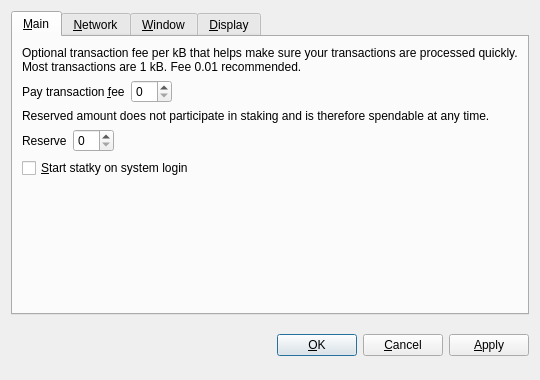
<?xml version="1.0" encoding="UTF-8"?>
<ui version="4.0">
 <class>OptionsDialog</class>
 <widget class="QDialog" name="OptionsDialog">
  <property name="geometry">
   <rect>
    <x>0</x>
    <y>0</y>
    <width>540</width>
    <height>380</height>
   </rect>
  </property>
  <property name="windowTitle">
   <string>Options</string>
  </property>
  <property name="modal">
   <bool>true</bool>
  </property>
  <layout class="QVBoxLayout" name="verticalLayout">
   <item>
    <widget class="QTabWidget" name="tabWidget">
     <property name="tabPosition">
      <enum>QTabWidget::North</enum>
     </property>
     <property name="currentIndex">
      <number>0</number>
     </property>
     <widget class="QWidget" name="tabMain">
      <attribute name="title">
       <string>&amp;Main</string>
      </attribute>
      <layout class="QVBoxLayout" name="verticalLayout_Main">
       <item>
        <widget class="QLabel" name="transactionFeeInfoLabel">
         <property name="text">
          <string>Optional transaction fee per kB that helps make sure your transactions are processed quickly. Most transactions are 1 kB. Fee 0.01 recommended.</string>
         </property>
         <property name="textFormat">
          <enum>Qt::PlainText</enum>
         </property>
         <property name="wordWrap">
          <bool>true</bool>
         </property>
        </widget>
       </item>
       <item>
        <layout class="QHBoxLayout" name="horizontalLayoutFee">
         <item>
          <widget class="QLabel" name="transactionFeeLabel">
           <property name="text">
            <string>Pay transaction &amp;fee</string>
           </property>
           <property name="textFormat">
            <enum>Qt::PlainText</enum>
           </property>
           <property name="buddy">
            <cstring>transactionFee</cstring>
           </property>
          </widget>
         </item>
         <item>
          <widget class="BitcoinAmountField" name="transactionFee"/>
         </item>
         <item>
          <spacer name="horizontalSpacerFee">
           <property name="orientation">
            <enum>Qt::Horizontal</enum>
           </property>
           <property name="sizeHint" stdset="0">
            <size>
             <width>40</width>
             <height>20</height>
            </size>
           </property>
          </spacer>
         </item>
        </layout>
       </item>
       <item>
        <widget class="QLabel" name="reserveBalanceInfoLabel">
         <property name="text">
          <string>Reserved amount does not participate in staking and is therefore spendable at any time.</string>
         </property>
         <property name="textFormat">
          <enum>Qt::PlainText</enum>
         </property>
         <property name="wordWrap">
          <bool>true</bool>
         </property>
        </widget>
       </item>
       <item>
        <layout class="QHBoxLayout" name="horizontalLayoutReserveBalance">
         <item>
          <widget class="QLabel" name="reserveBalanceLabel">
           <property name="text">
            <string>Reserve</string>
           </property>
           <property name="textFormat">
            <enum>Qt::PlainText</enum>
           </property>
           <property name="buddy">
            <cstring>reserveBalance</cstring>
           </property>
          </widget>
         </item>
         <item>
          <widget class="BitcoinAmountField" name="reserveBalance"/>
         </item>
         <item>
          <spacer name="horizontalSpacerReserveBalance">
           <property name="orientation">
            <enum>Qt::Horizontal</enum>
           </property>
           <property name="sizeHint" stdset="0">
            <size>
             <width>40</width>
             <height>20</height>
            </size>
           </property>
          </spacer>
         </item>
        </layout>
       </item>
       <item>
        <widget class="QCheckBox" name="bitcoinAtStartup">
         <property name="toolTip">
          <string>Automatically start statky after logging in to the system.</string>
         </property>
         <property name="text">
          <string>&amp;Start statky on system login</string>
         </property>
        </widget>
       </item>
       <item>
        <spacer name="verticalSpacer_Main">
         <property name="orientation">
          <enum>Qt::Vertical</enum>
         </property>
         <property name="sizeHint" stdset="0">
          <size>
           <width>20</width>
           <height>40</height>
          </size>
         </property>
        </spacer>
       </item>
      </layout>
     </widget>
     <widget class="QWidget" name="tabNetwork">
      <attribute name="title">
       <string>&amp;Network</string>
      </attribute>
      <layout class="QVBoxLayout" name="verticalLayout_Network">
       <item>
        <widget class="QCheckBox" name="mapPortUpnp">
         <property name="toolTip">
          <string>Automatically open the statky client port on the router. This only works when your router supports UPnP and it is enabled.</string>
         </property>
         <property name="text">
          <string>Map port using &amp;UPnP</string>
         </property>
        </widget>
       </item>
       <item>
        <widget class="QCheckBox" name="connectSocks">
         <property name="toolTip">
          <string>Connect to the statky network through a SOCKS5 proxy (e.g. when connecting through Tor).</string>
         </property>
         <property name="text">
          <string>&amp;Connect through SOCKS5 proxy:</string>
         </property>
        </widget>
       </item>
       <item>
        <layout class="QHBoxLayout" name="horizontalLayout_Network">
         <item>
          <widget class="QLabel" name="proxyIpLabel">
           <property name="text">
            <string>Proxy &amp;IP:</string>
           </property>
           <property name="textFormat">
            <enum>Qt::PlainText</enum>
           </property>
           <property name="buddy">
            <cstring>proxyIp</cstring>
           </property>
          </widget>
         </item>
         <item>
          <widget class="QValidatedLineEdit" name="proxyIp">
           <property name="maximumSize">
            <size>
             <width>140</width>
             <height>16777215</height>
            </size>
           </property>
           <property name="toolTip">
            <string>IP address of the proxy (e.g. 127.0.0.1)</string>
           </property>
          </widget>
         </item>
         <item>
          <widget class="QLabel" name="proxyPortLabel">
           <property name="text">
            <string>&amp;Port:</string>
           </property>
           <property name="textFormat">
            <enum>Qt::PlainText</enum>
           </property>
           <property name="buddy">
            <cstring>proxyPort</cstring>
           </property>
          </widget>
         </item>
         <item>
          <widget class="QLineEdit" name="proxyPort">
           <property name="maximumSize">
            <size>
             <width>55</width>
             <height>16777215</height>
            </size>
           </property>
           <property name="toolTip">
            <string>Port of the proxy (e.g. 9050)</string>
           </property>
          </widget>
         </item>
         <item>
          <spacer name="horizontalSpacer_Network">
           <property name="orientation">
            <enum>Qt::Horizontal</enum>
           </property>
           <property name="sizeHint" stdset="0">
            <size>
             <width>40</width>
             <height>20</height>
            </size>
           </property>
          </spacer>
         </item>
        </layout>
       </item>
       <item>
        <spacer name="verticalSpacer_Network">
         <property name="orientation">
          <enum>Qt::Vertical</enum>
         </property>
         <property name="sizeHint" stdset="0">
          <size>
           <width>20</width>
           <height>40</height>
          </size>
         </property>
        </spacer>
       </item>
      </layout>
     </widget>
     <widget class="QWidget" name="tabWindow">
      <attribute name="title">
       <string>&amp;Window</string>
      </attribute>
      <layout class="QVBoxLayout" name="verticalLayout_Window">
       <item>
        <widget class="QCheckBox" name="minimizeToTray">
         <property name="toolTip">
          <string>Show only a tray icon after minimizing the window.</string>
         </property>
         <property name="text">
          <string>&amp;Minimize to the tray instead of the taskbar</string>
         </property>
        </widget>
       </item>
       <item>
        <widget class="QCheckBox" name="minimizeOnClose">
         <property name="toolTip">
          <string>Minimize instead of exit the application when the window is closed. When this option is enabled, the application will be closed only after selecting Quit in the menu.</string>
         </property>
         <property name="text">
          <string>M&amp;inimize on close</string>
         </property>
        </widget>
       </item>
       <item>
        <spacer name="verticalSpacer_Window">
         <property name="orientation">
          <enum>Qt::Vertical</enum>
         </property>
         <property name="sizeHint" stdset="0">
          <size>
           <width>20</width>
           <height>40</height>
          </size>
         </property>
        </spacer>
       </item>
      </layout>
     </widget>
     <widget class="QWidget" name="tabDisplay">
      <attribute name="title">
       <string>&amp;Display</string>
      </attribute>
      <layout class="QVBoxLayout" name="verticalLayout_Display">
       <item>
        <layout class="QHBoxLayout" name="horizontalLayout_1_Display">
         <item>
          <widget class="QLabel" name="langLabel">
           <property name="text">
            <string>User Interface &amp;language:</string>
           </property>
           <property name="textFormat">
            <enum>Qt::PlainText</enum>
           </property>
           <property name="buddy">
            <cstring>lang</cstring>
           </property>
          </widget>
         </item>
         <item>
          <widget class="QValueComboBox" name="lang">
           <property name="toolTip">
            <string>The user interface language can be set here. This setting will take effect after restarting statky.</string>
           </property>
          </widget>
         </item>
        </layout>
       </item>
       <item>
        <layout class="QHBoxLayout" name="horizontalLayout_2_Display">
         <item>
          <widget class="QLabel" name="unitLabel">
           <property name="text">
            <string>&amp;Unit to show amounts in:</string>
           </property>
           <property name="textFormat">
            <enum>Qt::PlainText</enum>
           </property>
           <property name="buddy">
            <cstring>unit</cstring>
           </property>
          </widget>
         </item>
         <item>
          <widget class="QValueComboBox" name="unit">
           <property name="toolTip">
            <string>Choose the default subdivision unit to show in the interface and when sending coins.</string>
           </property>
          </widget>
         </item>
        </layout>
       </item>
       <item>
        <widget class="QCheckBox" name="coinControlFeatures">
         <property name="toolTip">
          <string>Whether to show coin control features or not.</string>
         </property>
         <property name="text">
          <string>Display coin &amp;control features (experts only!)</string>
         </property>
        </widget>
       </item>
       <item>
        <widget class="QCheckBox" name="useBlackTheme">
         <property name="text">
          <string>Use black visual theme (requires restart)</string>
         </property>
        </widget>
       </item>
       <item>
        <spacer name="verticalSpacer_Display">
         <property name="orientation">
          <enum>Qt::Vertical</enum>
         </property>
         <property name="sizeHint" stdset="0">
          <size>
           <width>20</width>
           <height>40</height>
          </size>
         </property>
        </spacer>
       </item>
      </layout>
     </widget>
    </widget>
   </item>
   <item>
    <layout class="QHBoxLayout" name="horizontalLayout_Buttons">
     <item>
      <spacer name="horizontalSpacer_1">
       <property name="orientation">
        <enum>Qt::Horizontal</enum>
       </property>
       <property name="sizeHint" stdset="0">
        <size>
         <width>40</width>
         <height>48</height>
        </size>
       </property>
      </spacer>
     </item>
     <item>
      <widget class="QLabel" name="statusLabel">
       <property name="font">
        <font>
         <weight>75</weight>
         <bold>true</bold>
        </font>
       </property>
       <property name="text">
        <string/>
       </property>
       <property name="textFormat">
        <enum>Qt::PlainText</enum>
       </property>
       <property name="wordWrap">
        <bool>true</bool>
       </property>
      </widget>
     </item>
     <item>
      <spacer name="horizontalSpacer_2">
       <property name="orientation">
        <enum>Qt::Horizontal</enum>
       </property>
       <property name="sizeHint" stdset="0">
        <size>
         <width>40</width>
         <height>48</height>
        </size>
       </property>
      </spacer>
     </item>
     <item>
      <widget class="QPushButton" name="okButton">
       <property name="text">
        <string>&amp;OK</string>
       </property>
      </widget>
     </item>
     <item>
      <widget class="QPushButton" name="cancelButton">
       <property name="text">
        <string>&amp;Cancel</string>
       </property>
       <property name="autoDefault">
        <bool>false</bool>
       </property>
      </widget>
     </item>
     <item>
      <widget class="QPushButton" name="applyButton">
       <property name="text">
        <string>&amp;Apply</string>
       </property>
       <property name="autoDefault">
        <bool>false</bool>
       </property>
      </widget>
     </item>
    </layout>
   </item>
  </layout>
 </widget>
 <customwidgets>
  <customwidget>
   <class>BitcoinAmountField</class>
   <extends>QSpinBox</extends>
   <header>bitcoinamountfield.h</header>
  </customwidget>
  <customwidget>
   <class>QValueComboBox</class>
   <extends>QComboBox</extends>
   <header>qvaluecombobox.h</header>
  </customwidget>
  <customwidget>
   <class>QValidatedLineEdit</class>
   <extends>QLineEdit</extends>
   <header>qvalidatedlineedit.h</header>
  </customwidget>
 </customwidgets>
 <resources/>
 <connections/>
</ui>
